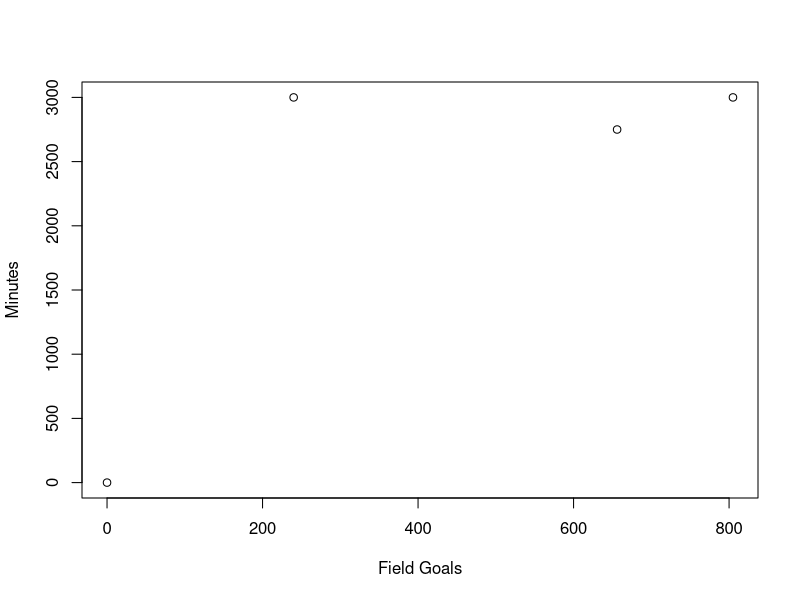

This figure's R source:
mp = 2750
fg = 656

points = matrix(
  c(0,0,240,3000,805,3000,fg,mp),
  nrow=(4),
  ncol=(2),
  byrow = TRUE
)

fgerror = abs(fg-805)/805
mperror = abs(mp-2900)/2900
scorer = (1-((fgerror+mperror)/2))/.95

if((2900-mp)>mp){
  bench = mperror
  volume = 1-(bench+scorer)
} else {
  volume = mperror
  bench = 1-(volume+scorer)
}

plot(points,xlab = 'Field Goals',ylab = 'Minutes')

cat("Scorer: ",scorer)
cat("Volume: ",volume)
cat("Bench: ",bench)